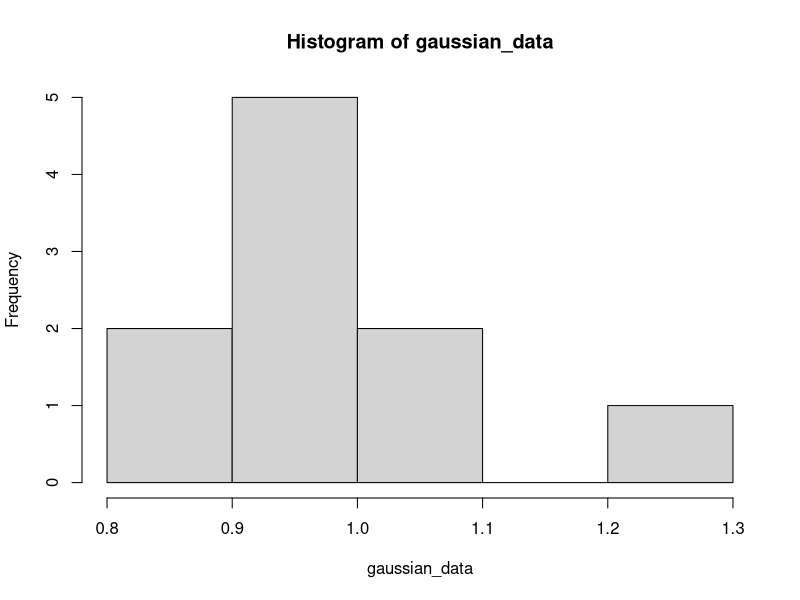
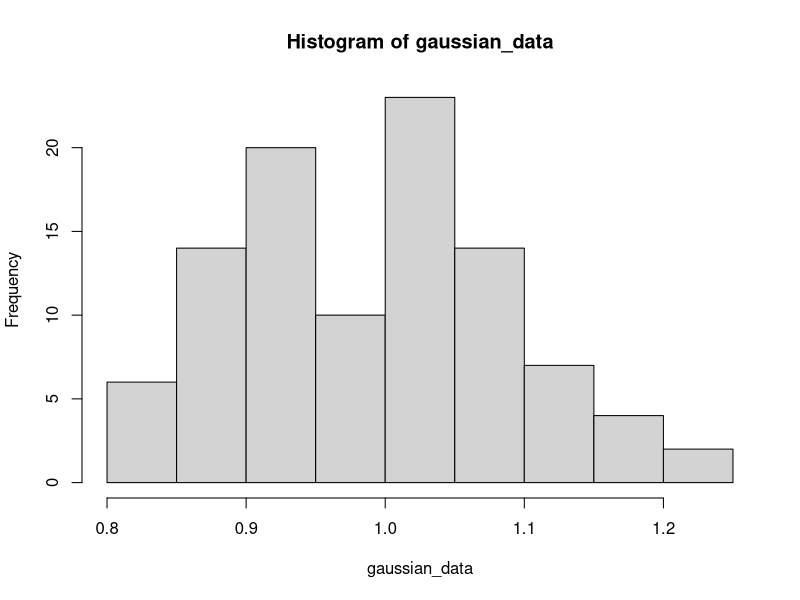
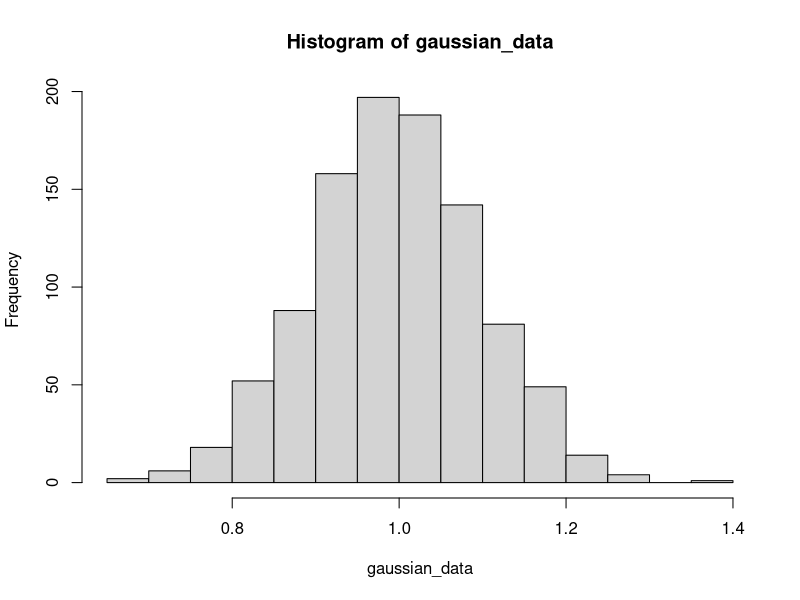
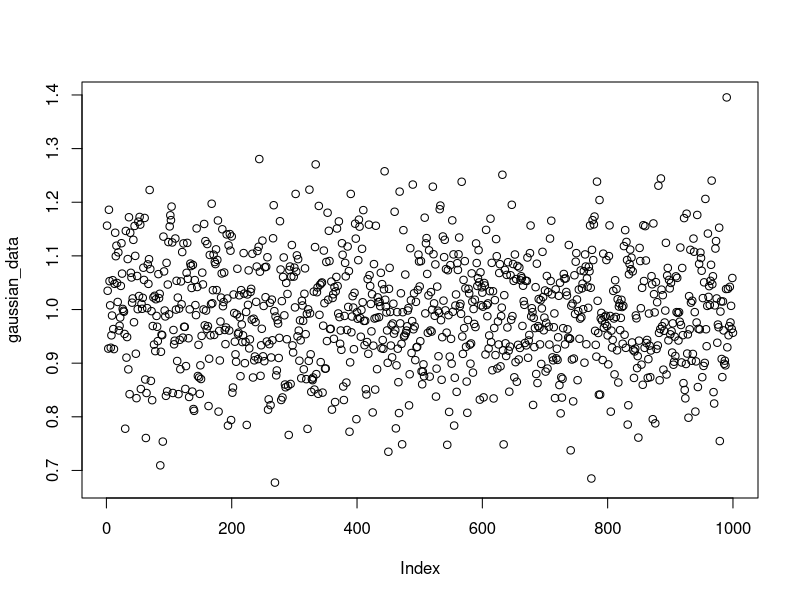
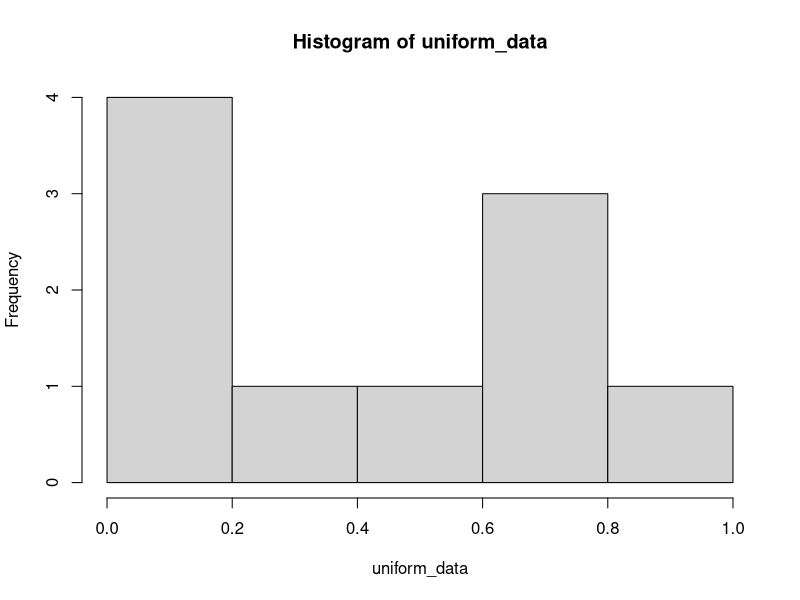
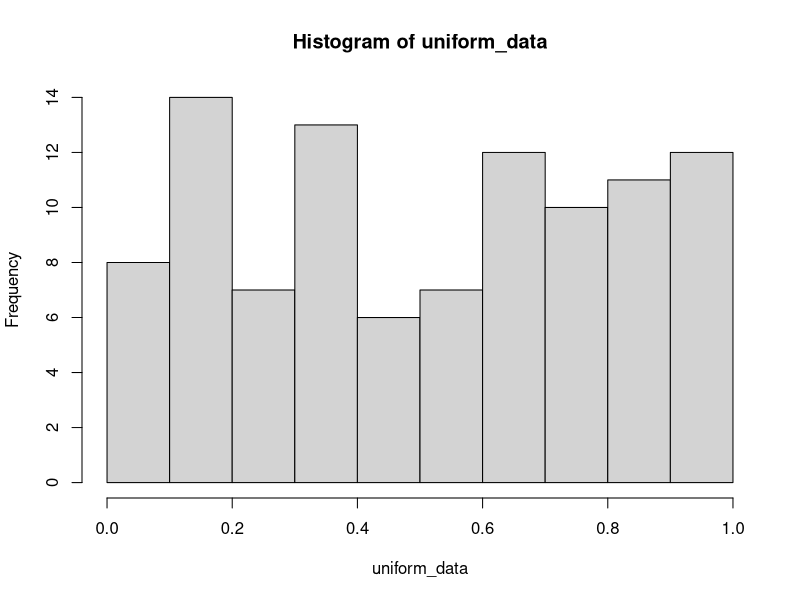
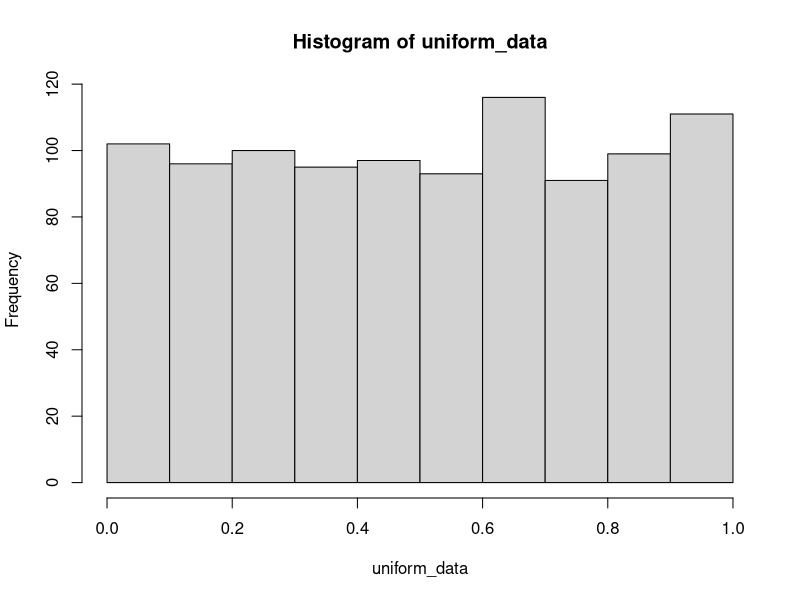
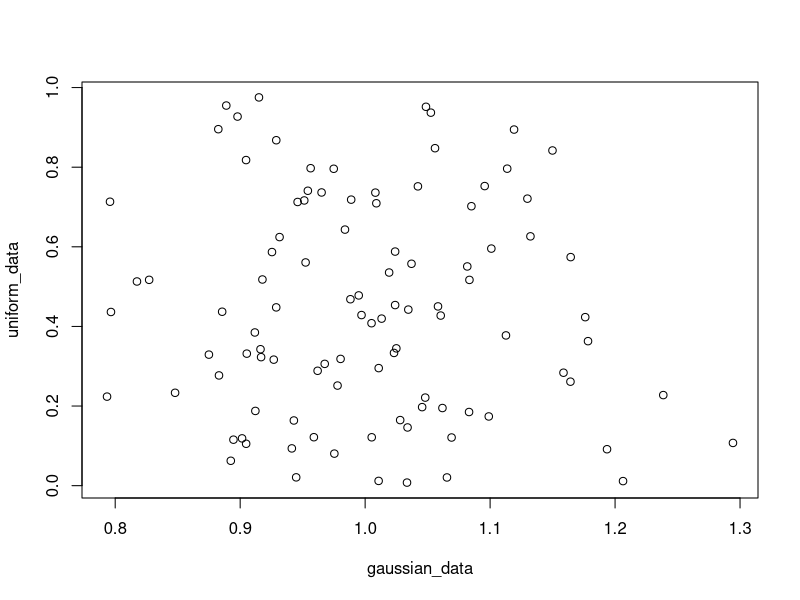

The R script that drew these images, in order:
## ---- chunk 1
gaussian_data <- rnorm(10, mean = 0, sd = 0.1)
gaussian_data
## ---- chunk 2
mean(gaussian_data)
sd(gaussian_data)
## ---- chunk 3
gaussian_data <- rnorm(100, mean = 0, sd = 0.1)
mean(gaussian_data)
sd(gaussian_data)
## ---- chunk 4
gaussian_data <- rnorm(10, 1, sd = 0.1)
hist(gaussian_data)
## ---- chunk 5
gaussian_data <- rnorm(100, 1, sd = 0.1)
hist(gaussian_data)
## ---- chunk 6
gaussian_data <- rnorm(1000, 1, sd = 0.1)
hist(gaussian_data)
## ---- chunk 7
plot(gaussian_data)
## ---- chunk 8
uniform_data <- runif(10, 0, 1)
uniform_data
## ---- chunk 9
uniform_data <- runif(10, 0, 1)
hist(uniform_data)
## ---- chunk 10
uniform_data <- runif(100, 0, 1)
hist(uniform_data)
## ---- chunk 11
uniform_data <- runif(1000, 0, 1)
hist(uniform_data)
## ---- chunk 12
gaussian_data <- rnorm(100, 1, sd = 0.1)
uniform_data <- runif(100, 0, 1)

plot(gaussian_data, uniform_data)
## ---- chunk 13
plot(gaussian_data, gaussian_data)
## ---- chunk 14
cor(gaussian_data, gaussian_data)
## ---- chunk 15
cor(uniform_data, gaussian_data)
## ---- chunk 16
gaussian_lineal_data <- gaussian_data * 10
## ---- chunk 17
plot(gaussian_data, gaussian_lineal_data)
## ---- chunk 18
cor(gaussian_data, gaussian_lineal_data)
## ---- chunk 19
gaussian_lineal_data <- gaussian_data * -10
## ---- chunk 20
plot(gaussian_data, gaussian_lineal_data)
## ---- chunk 21
cor(gaussian_data, gaussian_lineal_data)
## ---- chunk 22
uniform_data <- runif(100, 0, 0.1)
noisy_data <- gaussian_data + uniform_data
## ---- chunk 23
plot(gaussian_data, noisy_data)
## ---- chunk 24
cor(gaussian_data, noisy_data)
## ---- chunk 25
uniform_data <- runif(100, 0, 0.5)
noisy_data <- gaussian_data + uniform_data
## ---- chunk 26
plot(gaussian_data, noisy_data)
## ---- chunk 27
cor(gaussian_data, noisy_data)
## ---- chunk 28
outdoors <- rnorm(100, 10, 5)
## ---- chunk 29
df <- data.frame(outdoors=outdoors)
## ---- chunk 30
head(df)
## ---- chunk 31
df$indoors = outdoors + 10 + rnorm(100, 0, 1)
## ---- chunk 32
head(df)
## ---- chunk 33
cor(df)
## ---- chunk 34
plot(df)
